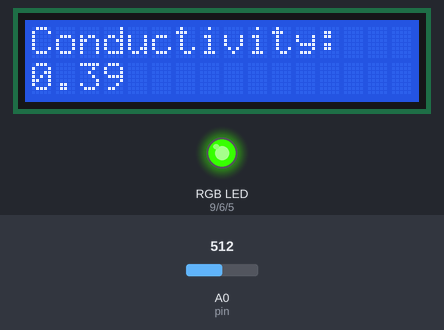
A sketch run on a simulated Arduino Uno, built with avr-gcc and run on an emulated ATmega328P. On the bench: 16×2 character LCD, an RGB LED mixed from three pins (HIGH = lit). The test bench sets the inputs (shaded band); at power-on: A0 (pin) = 512. What the sketch prints to the serial monitor is not drawn.

Above: at 1.2 s.
1.3 s: A0 (pin) set to 581
At 3.0 s:
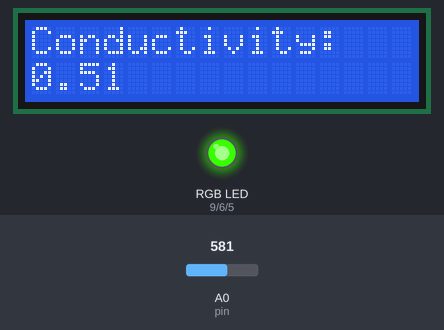
4.1 s: A0 (pin) set to 618
At 5.7 s:
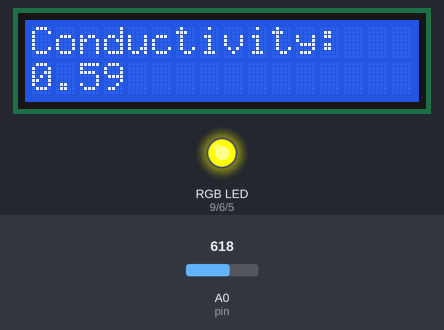
6.1 s: A0 (pin) set to 686
At 7.3 s:
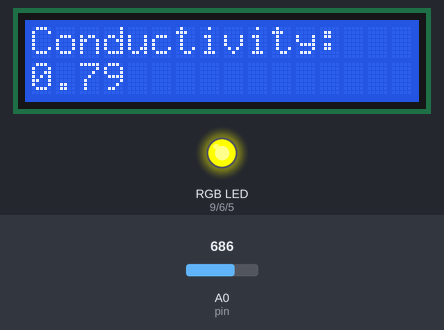
8.1 s: A0 (pin) set to 710
At 9.9 s:
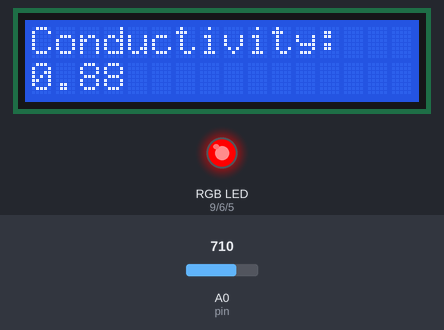
10.2 s: A0 (pin) set to 1014
At 11.7 s:
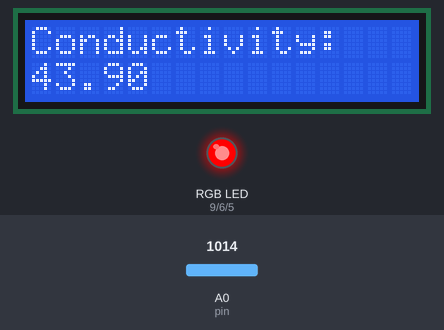
12.2 s: A0 (pin) set to 1023
At 13.1 s:
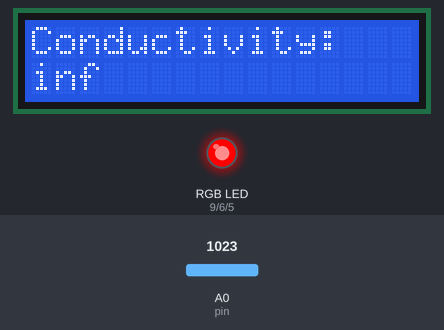
Timing chart, 0 to 15.2 s (numbered marks = the images above; inputs shaded):
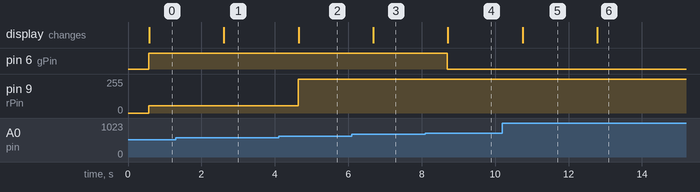

Measured:
- the behaviour switches between 599 and 600 on A0 (pin) (found by bisection; images 1 and 2)
- the behaviour switches between 700 and 701 on A0 (pin) (found by bisection; images 3 and 4)
- the behaviour switches between 1022 and 1023 on A0 (pin) (found by bisection; images 5 and 6)
- after the input at 1.3 s, the display: changes after 1.3 s (image 1)
- after the input at 4.1 s, pin 9 (rPin): 55/255 → 255/255 after 0.53 s; the display: changes after 0.55 s (image 2)
- after the input at 6.1 s, the display: changes after 0.58 s (image 3)
- after the input at 8.1 s, pin 6 (gPin): HIGH → LOW after 0.60 s; the display: changes after 0.61 s (image 4)
- after the input at 10.2 s, the display: changes after 0.55 s (image 5)
- after the input at 12.2 s, the display: changes after 0.58 s (image 6)

The sketch:

index.ino
```cpp
//include libraries
#include <SoftwareSerial.h>
#include <LiquidCrystal.h>

//for bluetooth - create an object called BTserial, with RX pin at 3 and TX pin at 2
SoftwareSerial BTserial(3,2); // RX | TX

//decraration of all our variables

float reads;
int pin = A0;

float vOut = 0 ;//voltage drop across 2 points
float vIn = 5;
double R1 = 1000;
double R2 = 0;
float buffer = 0;
float TDS;

double r = 0;//resistivity
double L = 0.06;//distance between the wires in m
double A = 0.000154;//area of cross section of wire in m^2

double C = 0;//conductivity in S/m
double Cm = 0;//conductivity in mS/cm

int rPin = 9;
int bPin = 5;
int gPin = 6;
int rVal = 255;
int bVal = 255;
int gVal = 255;

//we will use this formula to get the resistivity after using ohm's law -> R = r L/A => r = R A/L

//creating lcd object from Liquid Crystal library
LiquidCrystal lcd(8,7,10,11,12,13);

void setup() {
  //initialise BT serial and   serial monitor
  Serial.begin(9600);
  BTserial.begin(9600);

  //initialise lcd
  lcd.begin(16, 2);

  //set rgb led pins (all to be pwm pins on Arduino) as output
  pinMode(rPin,OUTPUT);
  pinMode(bPin,OUTPUT);
  pinMode(gPin,OUTPUT);
  pinMode(pin,INPUT);
  //Print stagnant message to LCD
  lcd.print("Conductivity: ");
}

void loop() {
    reads = analogRead(A0);

  vOut = reads*5/1023;
//  Serial.println(vOut);
  buffer = (vIn/vOut)-1;
  R2 = R1*buffer;
    //convert voltage to resistance
    //Apply formula mentioned above
      r = R2*A/L;//R=rL/A
        Serial.println(R2);
         delay(500);
    //convert resistivity to condictivity
    C = 1/r;
    Cm = C*10;
    //convert conductivity in mS/cm to TDS
    TDS = Cm *700;
    //Set cursor of LCD to next row
    lcd.setCursor(0,1);
    lcd.println(C);

    //display corresponding colours on rgb led according to the analog read
     if( reads < 600 )
  {
      if (reads <= 300){
        setColor( 255, 0, 255 ) ;
      }
      if (reads > 200){
        setColor( 200, 0, 255 ) ;
      }
  }
  else{
    if( reads <= 900 )
    {
      setColor( 0, 0, 255 ) ;
    }
    if( reads > 700 )
  {
    setColor( 0, 255, 255 ) ;
  }
    }

//send data to Ardutooth app on mobile phone through bluetooth
BTserial.print(C);
BTserial.print(",");
BTserial.print(TDS);
BTserial.print(";");
delay(500);
}


void setColor(int red, int green, int blue)
{
  analogWrite( rPin, 255 - red ) ;
  analogWrite( gPin, 255 - green ) ;
  analogWrite( bPin, 255 - blue ) ;
}
```
